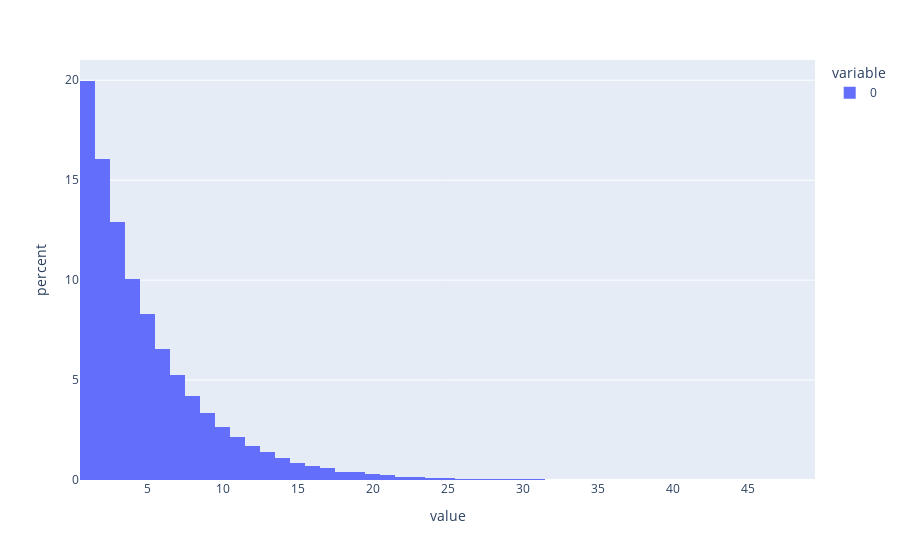

Notebook code cell kept with this figure:
### Markdown cell above
Graph of estimated distribution

### Code cell
pex.histogram(res_arr,histnorm="percent")# sample of trials

### Figure 1 — Plotly figure (JSON) as saved in the notebook; plotly's stock layout.template omitted (floating-point values rounded to 4 significant figures; data arrays with more than 128 entries replaced by an {"elided": "..."} marker saying what was removed)
{"data": [{"alignmentgroup": "True", "bingroup": "x", "histnorm": "percent", "hovertemplate": "variable=0<br>value=%{x}<br>percent=%{y}<extra></extra>", "legendgroup": "0", "marker": {"color": "#636efa", "pattern": {"shape": ""}}, "name": "0", "offsetgroup": "0", "orientation": "v", "showlegend": true, "type": "histogram", "x": {"elided": "100000 int values"}, "xaxis": "x", "yaxis": "y"}], "layout": {"barmode": "relative", "legend": {"title": {"text": "variable"}, "tracegroupgap": 0}, "margin": {"t": 60}, "xaxis": {"anchor": "y", "domain": [0, 1], "title": {"text": "value"}}, "yaxis": {"anchor": "x", "domain": [0, 1], "title": {"text": "percent"}}}}
